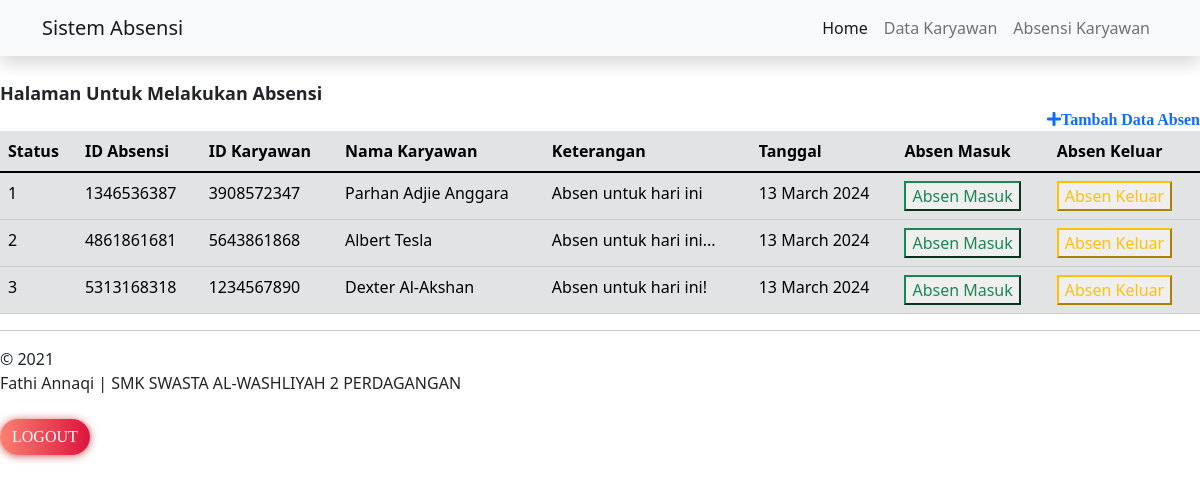
The page /admin.php?page=absen (signed in) on the database its author committed.
### tables this page shows
CREATE TABLE `tabel_absensi` (
  `id_absensi` varchar(10) NOT NULL,
  `id_karyawan` varchar(10) NOT NULL,
  `nama_karyawan` varchar(50) NOT NULL,
  `keterangan` text NOT NULL
);

### Web/absen.php (the view, shortened to what this page needs)
<?php
	switch (@$_GET['absen']) {
		default:
?>
    <link rel="stylesheet" href="https://use.fontawesome.com/releases/v5.8.1/css/all.css">
      <div class="panel panel-primary">
        <div class="panel-heading">
          <br>
          <font size="4"><b>Halaman Untuk Melakukan Absensi</b></font>
           <div class="d-grid gap-2 d-md-flex justify-content-md-end">
              <a href="?page=absen&absen=tambah">
                  <i class="fas fa-plus" aria-hidden="true">Tambah Data Absen</i>
              </a>
          </div>
        </div>
        <div class="panel-body">
           <table class="table table-stripped table-secondary">
              <thead>
                <tr>
                    <th scope="col">Status</th>
                    <th scope="col">ID Absensi</th>
                    <th scope="col">ID Karyawan</th>
                    <th scope="col">Nama Karyawan</th>
                    <th scope="col">Keterangan</th>
                    <th scope="col">Tanggal</th>
                    <th scope="col">Absen Masuk</th>
                    <th scope="col">Absen Keluar</th>
                </tr>
              </thead>
              <tbody>
                  <?php
                      $number = 1;
                      $mysql = "SELECT * FROM tabel_absensi";
                      $finnaly = mysqli_query($koneksi, $mysql);
                      while ($file = mysqli_fetch_array($finnaly)) {
                  ?>
                  <tr>
                      <td><?php echo $number++; ?></td>
                      <td><?php echo $file['id_absensi']; ?></td>
                      <td><?php echo $file['id_karyawan']; ?></td>
                      <td><?php echo $file['nama_karyawan']; ?></td>
                      <td><?php echo $file['keterangan']; ?></td>
                       <td><?php echo date('j F Y'); ?></td>
                      <td>
                        <button data-bs-toggle="button" autocomplete="off" class="btn-outline-success" type="button" onclick='alert("Selamat <?php echo $file['nama_karyawan'] ?> Telah Berhasil Melakukan Absen Masuk")' href='#'>Absen Masuk</button>
                      </td>
                      <td>
                        <button data-bs-toggle="button" autocomplete="off" class="btn-outline-warning" type="button" onclick='alert("Selamat <?php echo $file['nama_karyawan'] ?> Telah Berhasil Melakukan Absen Keluar")' href='#'>Absen Keluar</button>
                      </td>
                  </tr>
                  <?php
                        }
                  ?>
              </tbody>
            </table>
          </div>
        </div>
<?php
      break;
      ?>
<?php
    }
?>

### rows shown on the page
tabel_absensi: id_absensi "1346536387", id_karyawan "3908572347", nama_karyawan "Parhan Adjie Anggara", keterangan "Absen untuk hari ini"
tabel_absensi: id_absensi "4861861681", id_karyawan "5643861868", nama_karyawan "Albert Tesla", keterangan "Absen untuk hari ini..."
tabel_absensi: id_absensi "5313168318", id_karyawan "1234567890", nama_karyawan "Dexter Al-Akshan", keterangan "Absen untuk hari ini!"
